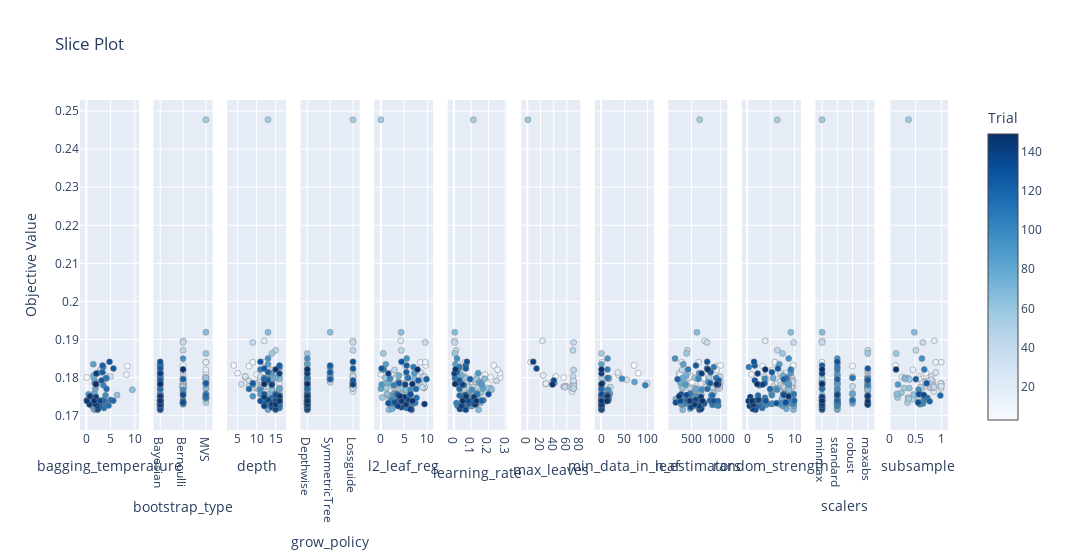

Notebook cell for this chart:
### Code cell
# Hyperparameters to score dependency

optuna.visualization.plot_slice(study_cat)

### Figure 1 — Plotly figure (JSON) as saved in the notebook; plotly's stock layout.template omitted (floating-point values rounded to 4 significant figures; data arrays with more than 128 entries replaced by an {"elided": "..."} marker saying what was removed)
{"data": [{"marker": {"color": [3, 4, 9, 17, 33, 41, 62, 64, 67, 68, 69, 70, 71, 72, 73, 74, 75, 76, 77, 78, 79, 80, 81, 82, 83, 84, 85, 86, 88, 89, 91, 96, 97, 98, 99, 102, 103, 104, 106, 108, 109, 110, 111, 113, 114, 115, 117, 118, 119, 122, 123, 125, 126, 127, 128, 129, 130, 134, 135, 136, 137, 138, 139, 140, 141, 142, 143, 144, 145, 146, 147, 149], "colorbar": {"title": {"text": "Trial"}, "x": 1, "xpad": 40}, "colorscale": [[0, "rgb(247,251,255)"], [0.125, "rgb(222,235,247)"], [0.25, "rgb(198,219,239)"], [0.375, "rgb(158,202,225)"], [0.5, "rgb(107,174,214)"], [0.625, "rgb(66,146,198)"], [0.75, "rgb(33,113,181)"], [0.875, "rgb(8,81,156)"], [1, "rgb(8,48,107)"]], "line": {"color": "Grey", "width": 0.5}, "showscale": true}, "mode": "markers", "name": "Feasible Trial", "showlegend": false, "type": "scatter", "x": [8.488, 0.07388, 8.284, 3.878, 4.99, 2.861, 6.342, 9.491, 1.689, 1.678, 1.332, 1.62, 1.545, 1.593, 1.481, 1.703, 1.565, 1.522, 1.545, 1.491, 1.694, 1.855, 1.308, 1.303, 1.149, 1.429, 1.862, 0.4441, 2.409, 1.758, 1.035, 3.29, 3.726, 3.967, 4.028, 3.512, 3.578, 3.891, 3.488, 3.644, 4.135, 3.405, 3.627, 4.587, 5.007, 4.155, 3.794, 5.549, 3.431, 3.332, 3.342, 5.584, 3.134, 0.08001, 2.744, 2.813, 4.775, 2.622, 2.793, 2.329, 2.359, 1.53, 2.049, 2.207, 2.047, 1.977, 1.821, 0.6465, 0.1439, 0.7452, 1.612, 1.949], "xaxis": "x", "y": [0.183, 0.18, 0.1808, 0.1806, 0.1803, 0.182, 0.1754, 0.1768, 0.1716, 0.1732, 0.1734, 0.1744, 0.1729, 0.1733, 0.1806, 0.1786, 0.1799, 0.1718, 0.1732, 0.1734, 0.1759, 0.1771, 0.1725, 0.1726, 0.1747, 0.1835, 0.1789, 0.1756, 0.1812, 0.1741, 0.1751, 0.1731, 0.1729, 0.1754, 0.1797, 0.178, 0.1726, 0.1733, 0.1828, 0.1729, 0.1799, 0.174, 0.1721, 0.1727, 0.1742, 0.177, 0.1739, 0.1739, 0.174, 0.1814, 0.1832, 0.1824, 0.1793, 0.174, 0.1733, 0.1739, 0.1841, 0.1722, 0.1739, 0.1716, 0.1718, 0.1742, 0.1782, 0.1725, 0.1811, 0.1749, 0.1731, 0.1729, 0.1739, 0.1751, 0.1739, 0.1783], "yaxis": "y"}, {"marker": {"color": {"elided": "150 int values"}, "colorbar": {"title": {"text": "Trial"}, "x": 1, "xpad": 40}, "colorscale": [[0, "rgb(247,251,255)"], [0.125, "rgb(222,235,247)"], [0.25, "rgb(198,219,239)"], [0.375, "rgb(158,202,225)"], [0.5, "rgb(107,174,214)"], [0.625, "rgb(66,146,198)"], [0.75, "rgb(33,113,181)"], [0.875, "rgb(8,81,156)"], [1, "rgb(8,48,107)"]], "line": {"color": "Grey", "width": 0.5}, "showscale": false}, "mode": "markers", "name": "Feasible Trial", "showlegend": false, "type": "scatter", "x": {"elided": "150 str values"}, "xaxis": "x2", "y": {"elided": "150 float values"}, "yaxis": "y2"}, {"marker": {"color": {"elided": "150 int values"}, "colorbar": {"title": {"text": "Trial"}, "x": 1, "xpad": 40}, "colorscale": [[0, "rgb(247,251,255)"], [0.125, "rgb(222,235,247)"], [0.25, "rgb(198,219,239)"], [0.375, "rgb(158,202,225)"], [0.5, "rgb(107,174,214)"], [0.625, "rgb(66,146,198)"], [0.75, "rgb(33,113,181)"], [0.875, "rgb(8,81,156)"], [1, "rgb(8,48,107)"]], "line": {"color": "Grey", "width": 0.5}, "showscale": false}, "mode": "markers", "name": "Feasible Trial", "showlegend": false, "type": "scatter", "x": {"elided": "150 int values"}, "xaxis": "x3", "y": {"elided": "150 float values"}, "yaxis": "y3"}, {"marker": {"color": {"elided": "150 int values"}, "colorbar": {"title": {"text": "Trial"}, "x": 1, "xpad": 40}, "colorscale": [[0, "rgb(247,251,255)"], [0.125, "rgb(222,235,247)"], [0.25, "rgb(198,219,239)"], [0.375, "rgb(158,202,225)"], [0.5, "rgb(107,174,214)"], [0.625, "rgb(66,146,198)"], [0.75, "rgb(33,113,181)"], [0.875, "rgb(8,81,156)"], [1, "rgb(8,48,107)"]], "line": {"color": "Grey", "width": 0.5}, "showscale": false}, "mode": "markers", "name": "Feasible Trial", "showlegend": false, "type": "scatter", "x": {"elided": "150 str values"}, "xaxis": "x4", "y": {"elided": "150 float values"}, "yaxis": "y4"}, {"marker": {"color": {"elided": "150 int values"}, "colorbar": {"title": {"text": "Trial"}, "x": 1, "xpad": 40}, "colorscale": [[0, "rgb(247,251,255)"], [0.125, "rgb(222,235,247)"], [0.25, "rgb(198,219,239)"], [0.375, "rgb(158,202,225)"], [0.5, "rgb(107,174,214)"], [0.625, "rgb(66,146,198)"], [0.75, "rgb(33,113,181)"], [0.875, "rgb(8,81,156)"], [1, "rgb(8,48,107)"]], "line": {"color": "Grey", "width": 0.5}, "showscale": false}, "mode": "markers", "name": "Feasible Trial", "showlegend": false, "type": "scatter", "x": {"elided": "150 float values"}, "xaxis": "x5", "y": {"elided": "150 float values"}, "yaxis": "y5"}, {"marker": {"color": {"elided": "150 int values"}, "colorbar": {"title": {"text": "Trial"}, "x": 1, "xpad": 40}, "colorscale": [[0, "rgb(247,251,255)"], [0.125, "rgb(222,235,247)"], [0.25, "rgb(198,219,239)"], [0.375, "rgb(158,202,225)"], [0.5, "rgb(107,174,214)"], [0.625, "rgb(66,146,198)"], [0.75, "rgb(33,113,181)"], [0.875, "rgb(8,81,156)"], [1, "rgb(8,48,107)"]], "line": {"color": "Grey", "width": 0.5}, "showscale": false}, "mode": "markers", "name": "Feasible Trial", "showlegend": false, "type": "scatter", "x": {"elided": "150 float values"}, "xaxis": "x6", "y": {"elided": "150 float values"}, "yaxis": "y6"}, {"marker": {"color": [1, 4, 6, 12, 14, 15, 16, 17, 18, 19, 20, 21, 23, 25, 26, 27, 28, 32, 33, 34, 35, 36, 37, 39, 40, 41, 42, 54, 74, 125, 126, 130, 139], "colorbar": {"title": {"text": "Trial"}, "x": 1, "xpad": 40}, "colorscale": [[0, "rgb(247,251,255)"], [0.125, "rgb(222,235,247)"], [0.25, "rgb(198,219,239)"], [0.375, "rgb(158,202,225)"], [0.5, "rgb(107,174,214)"], [0.625, "rgb(66,146,198)"], [0.75, "rgb(33,113,181)"], [0.875, "rgb(8,81,156)"], [1, "rgb(8,48,107)"]], "line": {"color": "Grey", "width": 0.5}, "showscale": false}, "mode": "markers", "name": "Feasible Trial", "showlegend": false, "type": "scatter", "x": [38, 55, 43, 5, 28, 28, 23, 24, 68, 65, 70, 70, 70, 59, 69, 70, 55, 70, 69, 70, 70, 57, 70, 57, 70, 70, 69, 1, 41, 14, 40, 9, 38], "xaxis": "x7", "y": [0.1788, 0.18, 0.1803, 0.1841, 0.1783, 0.1784, 0.1897, 0.1806, 0.1763, 0.1775, 0.1783, 0.1772, 0.1785, 0.1777, 0.1773, 0.1774, 0.1776, 0.1783, 0.1803, 0.178, 0.1792, 0.1777, 0.1892, 0.1775, 0.1772, 0.182, 0.1872, 0.2477, 0.1786, 0.1824, 0.1793, 0.1841, 0.1782], "yaxis": "y7"}, {"marker": {"color": [5, 7, 9, 10, 22, 24, 31, 43, 44, 45, 46, 47, 48, 49, 50, 51, 52, 53, 56, 57, 58, 60, 61, 62, 63, 64, 66, 67, 68, 69, 70, 71, 72, 75, 76, 77, 78, 79, 80, 81, 82, 83, 84, 85, 86, 87, 89, 90, 91, 92, 93, 94, 95, 96, 97, 98, 99, 100, 101, 102, 103, 104, 105, 107, 108, 109, 110, 111, 112, 113, 114, 115, 116, 117, 118, 119, 120, 124, 127, 128, 129, 131, 132, 133, 134, 135, 136, 137, 138, 140, 141, 142, 143, 144, 145, 146, 147, 148, 149], "colorbar": {"title": {"text": "Trial"}, "x": 1, "xpad": 40}, "colorscale": [[0, "rgb(247,251,255)"], [0.125, "rgb(222,235,247)"], [0.25, "rgb(198,219,239)"], [0.375, "rgb(158,202,225)"], [0.5, "rgb(107,174,214)"], [0.625, "rgb(66,146,198)"], [0.75, "rgb(33,113,181)"], [0.875, "rgb(8,81,156)"], [1, "rgb(8,48,107)"]], "line": {"color": "Grey", "width": 0.5}, "showscale": false}, "mode": "markers", "name": "Feasible Trial", "showlegend": false, "type": "scatter", "x": [71, 80, 37, 2, 99, 36, 55, 17, 20, 1, 8, 2, 3, 1, 1, 1, 1, 1, 1, 1, 3, 1, 1, 14, 2, 1, 16, 1, 1, 1, 1, 1, 1, 17, 1, 1, 1, 19, 1, 1, 1, 17, 1, 72, 18, 1, 16, 1, 1, 1, 14, 1, 15, 1, 1, 15, 45, 1, 1, 95, 2, 1, 14, 2, 1, 14, 2, 1, 1, 1, 14, 1, 1, 14, 1, 14, 2, 3, 1, 1, 1, 1, 1, 14, 1, 13, 1, 1, 15, 1, 1, 12, 2, 1, 1, 14, 13, 1, 1], "xaxis": "x8", "y": [0.1832, 0.1812, 0.1808, 0.184, 0.1785, 0.1813, 0.1794, 0.1753, 0.1775, 0.1734, 0.1749, 0.175, 0.1744, 0.1735, 0.1799, 0.1747, 0.1745, 0.1772, 0.1748, 0.1864, 0.176, 0.1772, 0.1756, 0.1754, 0.1757, 0.1768, 0.1797, 0.1716, 0.1732, 0.1734, 0.1744, 0.1729, 0.1733, 0.1799, 0.1718, 0.1732, 0.1734, 0.1759, 0.1771, 0.1725, 0.1726, 0.1747, 0.1835, 0.1789, 0.1756, 0.1782, 0.1741, 0.1732, 0.1751, 0.173, 0.185, 0.1733, 0.1769, 0.1731, 0.1729, 0.1754, 0.1797, 0.1732, 0.1741, 0.178, 0.1726, 0.1733, 0.1822, 0.1757, 0.1729, 0.1799, 0.174, 0.1721, 0.1747, 0.1727, 0.1742, 0.177, 0.1753, 0.1739, 0.1739, 0.174, 0.1738, 0.1785, 0.174, 0.1733, 0.1739, 0.1756, 0.1735, 0.1755, 0.1722, 0.1739, 0.1716, 0.1718, 0.1742, 0.1725, 0.1811, 0.1749, 0.1731, 0.1729, 0.1739, 0.1751, 0.1739, 0.1822, 0.1783], "yaxis": "y8"}, {"marker": {"color": {"elided": "150 int values"}, "colorbar": {"title": {"text": "Trial"}, "x": 1, "xpad": 40}, "colorscale": [[0, "rgb(247,251,255)"], [0.125, "rgb(222,235,247)"], [0.25, "rgb(198,219,239)"], [0.375, "rgb(158,202,225)"], [0.5, "rgb(107,174,214)"], [0.625, "rgb(66,146,198)"], [0.75, "rgb(33,113,181)"], [0.875, "rgb(8,81,156)"], [1, "rgb(8,48,107)"]], "line": {"color": "Grey", "width": 0.5}, "showscale": false}, "mode": "markers", "name": "Feasible Trial", "showlegend": false, "type": "scatter", "x": {"elided": "150 int values"}, "xaxis": "x9", "y": {"elided": "150 float values"}, "yaxis": "y9"}, {"marker": {"color": {"elided": "150 int values"}, "colorbar": {"title": {"text": "Trial"}, "x": 1, "xpad": 40}, "colorscale": [[0, "rgb(247,251,255)"], [0.125, "rgb(222,235,247)"], [0.25, "rgb(198,219,239)"], [0.375, "rgb(158,202,225)"], [0.5, "rgb(107,174,214)"], [0.625, "rgb(66,146,198)"], [0.75, "rgb(33,113,181)"], [0.875, "rgb(8,81,156)"], [1, "rgb(8,48,107)"]], "line": {"color": "Grey", "width": 0.5}, "showscale": false}, "mode": "markers", "name": "Feasible Trial", "showlegend": false, "type": "scatter", "x": {"elided": "150 float values"}, "xaxis": "x10", "y": {"elided": "150 float values"}, "yaxis": "y10"}, {"marker": {"color": {"elided": "150 int values"}, "colorbar": {"title": {"text": "Trial"}, "x": 1, "xpad": 40}, "colorscale": [[0, "rgb(247,251,255)"], [0.125, "rgb(222,235,247)"], [0.25, "rgb(198,219,239)"], [0.375, "rgb(158,202,225)"], [0.5, "rgb(107,174,214)"], [0.625, "rgb(66,146,198)"], [0.75, "rgb(33,113,181)"], [0.875, "rgb(8,81,156)"], [1, "rgb(8,48,107)"]], "line": {"color": "Grey", "width": 0.5}, "showscale": false}, "mode": "markers", "name": "Feasible Trial", "showlegend": false, "type": "scatter", "x": {"elided": "150 str values"}, "xaxis": "x11", "y": {"elided": "150 float values"}, "yaxis": "y11"}, {"marker": {"color": [0, 1, 2, 5, 6, 7, 8, 10, 11, 12, 13, 14, 15, 16, 18, 19, 20, 21, 22, 23, 24, 25, 26, 27, 28, 29, 30, 31, 32, 34, 35, 36, 37, 38, 39, 40, 42, 43, 44, 45, 46, 47, 48, 49, 50, 51, 52, 53, 54, 55, 56, 57, 58, 59, 60, 61, 63, 65, 66, 87, 90, 92, 93, 94, 95, 100, 101, 105, 107, 112, 116, 120, 121, 124, 131, 132, 133, 148], "colorbar": {"title": {"text": "Trial"}, "x": 1, "xpad": 40}, "colorscale": [[0, "rgb(247,251,255)"], [0.125, "rgb(222,235,247)"], [0.25, "rgb(198,219,239)"], [0.375, "rgb(158,202,225)"], [0.5, "rgb(107,174,214)"], [0.625, "rgb(66,146,198)"], [0.75, "rgb(33,113,181)"], [0.875, "rgb(8,81,156)"], [1, "rgb(8,48,107)"]], "line": {"color": "Grey", "width": 0.5}, "showscale": false}, "mode": "markers", "name": "Feasible Trial", "showlegend": false, "type": "scatter", "x": [0.7136, 0.6403, 0.7132, 0.1176, 0.5666, 0.7032, 0.2415, 0.8936, 0.4551, 0.9985, 0.5677, 0.7727, 0.8065, 0.8662, 0.8519, 0.9859, 0.9992, 0.9976, 0.9953, 0.9918, 0.8896, 0.9996, 0.8348, 0.7795, 0.7939, 0.8084, 0.8351, 0.8007, 0.8022, 0.8469, 0.7188, 0.8376, 0.6448, 0.6933, 0.8606, 0.6346, 0.5086, 0.6605, 0.6, 0.6049, 0.5523, 0.4613, 0.4495, 0.3463, 0.3544, 0.3563, 0.3704, 0.2828, 0.3675, 0.3847, 0.1558, 0.1283, 0.2292, 0.2932, 0.3811, 0.4677, 0.1419, 0.4793, 0.2968, 0.163, 0.5842, 0.5899, 0.6254, 0.5668, 0.5601, 0.6466, 0.6671, 0.6702, 0.5788, 0.7303, 0.9816, 0.775, 0.5082, 0.7162, 0.5677, 0.5534, 0.6597, 0.1257], "xaxis": "x12", "y": [0.1795, 0.1788, 0.18, 0.1832, 0.1803, 0.1812, 0.1801, 0.184, 0.1821, 0.1841, 0.1797, 0.1783, 0.1784, 0.1897, 0.1763, 0.1775, 0.1783, 0.1772, 0.1785, 0.1785, 0.1813, 0.1777, 0.1773, 0.1774, 0.1776, 0.1803, 0.179, 0.1794, 0.1783, 0.178, 0.1792, 0.1777, 0.1892, 0.1788, 0.1775, 0.1772, 0.1872, 0.1753, 0.1775, 0.1734, 0.1749, 0.175, 0.1744, 0.1735, 0.1799, 0.1747, 0.1745, 0.1772, 0.2477, 0.1795, 0.1748, 0.1864, 0.176, 0.18, 0.1772, 0.1756, 0.1757, 0.1919, 0.1797, 0.1782, 0.1732, 0.173, 0.185, 0.1733, 0.1769, 0.1732, 0.1741, 0.1822, 0.1757, 0.1747, 0.1753, 0.1738, 0.1796, 0.1785, 0.1756, 0.1735, 0.1755, 0.1822], "yaxis": "y12"}], "layout": {"title": {"text": "Slice Plot"}, "width": 3600, "xaxis": {"anchor": "y", "domain": [0, 0.06806], "title": {"text": "bagging_temperature"}}, "xaxis10": {"anchor": "y10", "domain": [0.7625, 0.8306], "title": {"text": "random_strength"}}, "xaxis11": {"anchor": "y11", "categoryarray": ["minmax", "standard", "robust", "maxabs", null], "categoryorder": "array", "domain": [0.8472, 0.9153], "title": {"text": "scalers"}, "type": "category"}, "xaxis12": {"anchor": "y12", "domain": [0.9319, 1.0], "title": {"text": "subsample"}}, "xaxis2": {"anchor": "y2", "categoryarray": ["Bayesian", "Bernoulli", "MVS"], "categoryorder": "array", "domain": [0.08472, 0.1528], "title": {"text": "bootstrap_type"}, "type": "category"}, "xaxis3": {"anchor": "y3", "domain": [0.1694, 0.2375], "title": {"text": "depth"}}, "xaxis4": {"anchor": "y4", "categoryarray": ["Depthwise", "SymmetricTree", "Lossguide"], "categoryorder": "array", "domain": [0.2542, 0.3222], "title": {"text": "grow_policy"}, "type": "category"}, "xaxis5": {"anchor": "y5", "domain": [0.3389, 0.4069], "title": {"text": "l2_leaf_reg"}}, "xaxis6": {"anchor": "y6", "domain": [0.4236, 0.4917], "title": {"text": "learning_rate"}}, "xaxis7": {"anchor": "y7", "domain": [0.5083, 0.5764], "title": {"text": "max_leaves"}}, "xaxis8": {"anchor": "y8", "domain": [0.5931, 0.6611], "title": {"text": "min_data_in_leaf"}}, "xaxis9": {"anchor": "y9", "domain": [0.6778, 0.7458], "title": {"text": "n_estimators"}}, "yaxis": {"anchor": "x", "domain": [0, 1], "title": {"text": "Objective Value"}}, "yaxis10": {"anchor": "x10", "domain": [0, 1], "matches": "y", "showticklabels": false}, "yaxis11": {"anchor": "x11", "domain": [0, 1], "matches": "y", "showticklabels": false}, "yaxis12": {"anchor": "x12", "domain": [0, 1], "matches": "y", "showticklabels": false}, "yaxis2": {"anchor": "x2", "domain": [0, 1], "matches": "y", "showticklabels": false}, "yaxis3": {"anchor": "x3", "domain": [0, 1], "matches": "y", "showticklabels": false}, "yaxis4": {"anchor": "x4", "domain": [0, 1], "matches": "y", "showticklabels": false}, "yaxis5": {"anchor": "x5", "domain": [0, 1], "matches": "y", "showticklabels": false}, "yaxis6": {"anchor": "x6", "domain": [0, 1], "matches": "y", "showticklabels": false}, "yaxis7": {"anchor": "x7", "domain": [0, 1], "matches": "y", "showticklabels": false}, "yaxis8": {"anchor": "x8", "domain": [0, 1], "matches": "y", "showticklabels": false}, "yaxis9": {"anchor": "x9", "domain": [0, 1], "matches": "y", "showticklabels": false}}}
